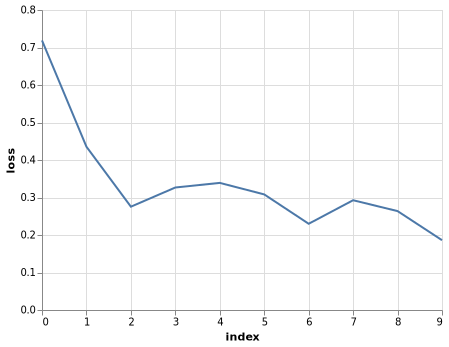

Reproduce this figure in Python.
import pickle
from typing import List, Callable, Dict
from Utils import *
import altair as alt
import math
import numpy as np
import pandas as pd
import time
import logging
import torch
from torch import nn
import tqdm
from scipy import sparse


logger = logging.getLogger("PyTorch Logistic Regression Logger")
logging.basicConfig(level=logging.DEBUG)


class LogisticRegression(nn.Module):
    def __init__(self, processor: int):
        """A two level neruo network for logistic regression classifier
        
        Args:
            processor(Preprocessor): A processor with vocabular set 

        Attributes:
            processor(Preprocessor):
            layer_stack (nn.Sequential): The two level neuro network structure
        """
        super().__init__()
        self.processor = processor
        self.layer_stack = nn.Sequential(
            nn.Linear(len(self.processor.voc) + 1, 1), nn.Sigmoid(),
        )

    def forward(self, x: torch.Tensor):
        """The forward method for training"""
        return self.layer_stack(x).flatten()

    def get_token_weights(self):
        """Sort the words by their weights
        
        Returns:
            (List[float, str]): Sorted tokens list by their weight
        """
        pri = dict()
        for k, v in self.processor.voc.items():
            pri[v] = k
        return sorted(
            [
                (val, pri[i])
                for i, val in enumerate(
                    next(self.parameters())[0].detach().numpy().flatten()[:-1]
                )
            ],
            key=lambda x: -abs(x[0]),
        )


def train(
    train_X: np.ndarray,
    train_Y: np.ndarray,
    model: LogisticRegression,
    lr: float = 5e-5,
    epoch_num: int = 5,
    epoch_step: int = 1000,
    optimizer: torch.optim.Optimizer = None,
    fig_path: str = "",
) -> Dict[str, object]:
    """Train the model through pytorch
    
    Args:
        train_X(np.ndarray): The feature matrix, each row is a feature
        train_Y(np.ndarray): the label column vector
        model(LogisticRegressio): The model to be trained
        lr(float): The learning rate
        epoch_num(int): The number of epoch for training
        epoch_step(int): The number of step in one epoch
        optimizer(torch.optim.Optimizer): The optimizer used for training
        fig_path (str): The path to save the loss

    Returns:
        Dict[str, object]: The loss and F1 result
    """
    t = time.time()
    criterion = torch.nn.BCELoss()
    if not optimizer:
        optimizer = torch.optim.SGD(model.parameters(), lr=lr)
    loss_record, F1_record = list(), list()
    train_Y = torch.from_numpy(train_Y).to(torch.float)
    i = 0
    indexes = np.arange(0, len(train_Y))
    test_indexes = np.arange(0, len(train_Y))
    batch_size = math.ceil(len(train_Y) / epoch_step)
    for epoch in tqdm.tqdm(range(epoch_num), desc="Training Epoch"):
        np.random.shuffle(indexes)
        np.random.shuffle(test_indexes)
        for step in tqdm.tqdm(
            range(epoch_step), desc="Training Step in Epoch {}".format(epoch)
        ):
            index = indexes[step * batch_size : (step + 1) * batch_size]
            batch_X = to_sparse_tensor(train_X[index])
            batch_Y = train_Y[index]
            predict = model(batch_X)
            optimizer.zero_grad()
            loss = criterion(predict, batch_Y)
            loss.backward()
            optimizer.step()
            test_index = test_indexes[step * batch_size : (step + 1) * batch_size]
            loss_record.append(float(loss.data))
            F1_record.append(evaluate(model, train_X[test_index], train_Y[test_index].detach().numpy().flatten())["F1"])
            i += 1
    logging.info(
        "Complete training for PyTorch version with {}s, the working set size is {} samples".format(
            round(time.time() - t, 2), epoch_num * epoch_step * batch_size
        )
    )
    if fig_path:
        df = pd.DataFrame(loss_record, columns=["loss"]).reset_index()
        chart = alt.Chart(df).mark_line().encode(y="loss:Q", x="index:Q",)
        chart.save(fig_path)
    return {"loss": loss_record, "F1": F1_record}


if __name__ == "__main__":
    # load the data
    train_df = load_df("train.csv")
    dev_df = load_df("dev.csv")

    # construct the vocabulary set and transform the input matrix
    processor = Preprocessor()
    matrix = processor.buildVocabulary(train_df)
    train_X = processor.buildMatrix(train_df)
    train_Y = train_df["party_affiliation"].values
    # build the model and train
    TorchModel = LogisticRegression(processor)
    train(train_X, train_Y, TorchModel, lr=5e-2, epoch_num=10, epoch_step=1000)
    # train(train_X, train_Y, TorchModel, lr=5e-3, epoch_num=1, epoch_step=1000)
    score = evaluate(TorchModel, dev_df, dev_df["party_affiliation"].values)

    # # save the model
    # torch.save(
    #     model.state_dict(),
    #     "/home/[user]/models/TorchLR{}.pkl".format(round(score["F1"], 4) * 10000),
    # )
    logger.info(
        "TorchLR training completed, the score is {}".format(score)
    )
